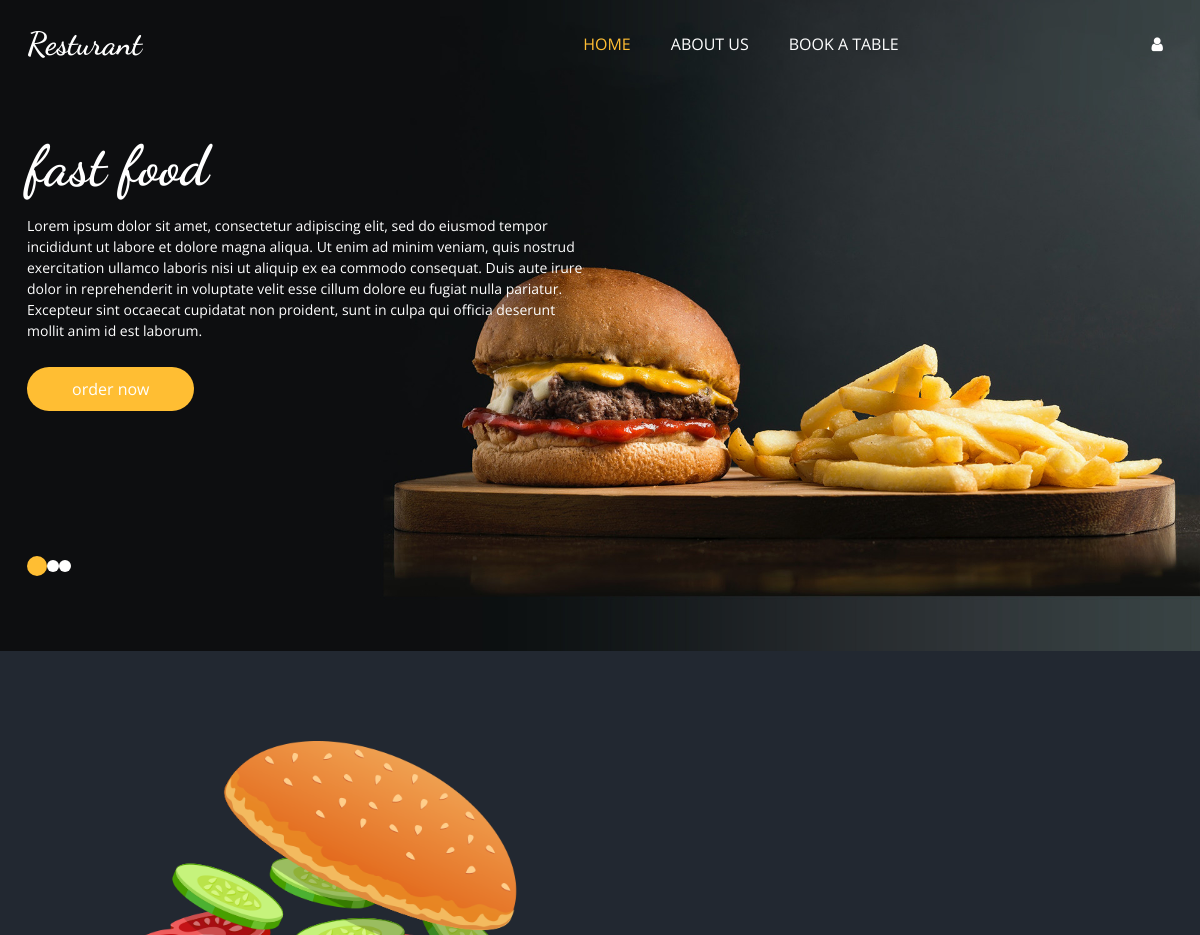
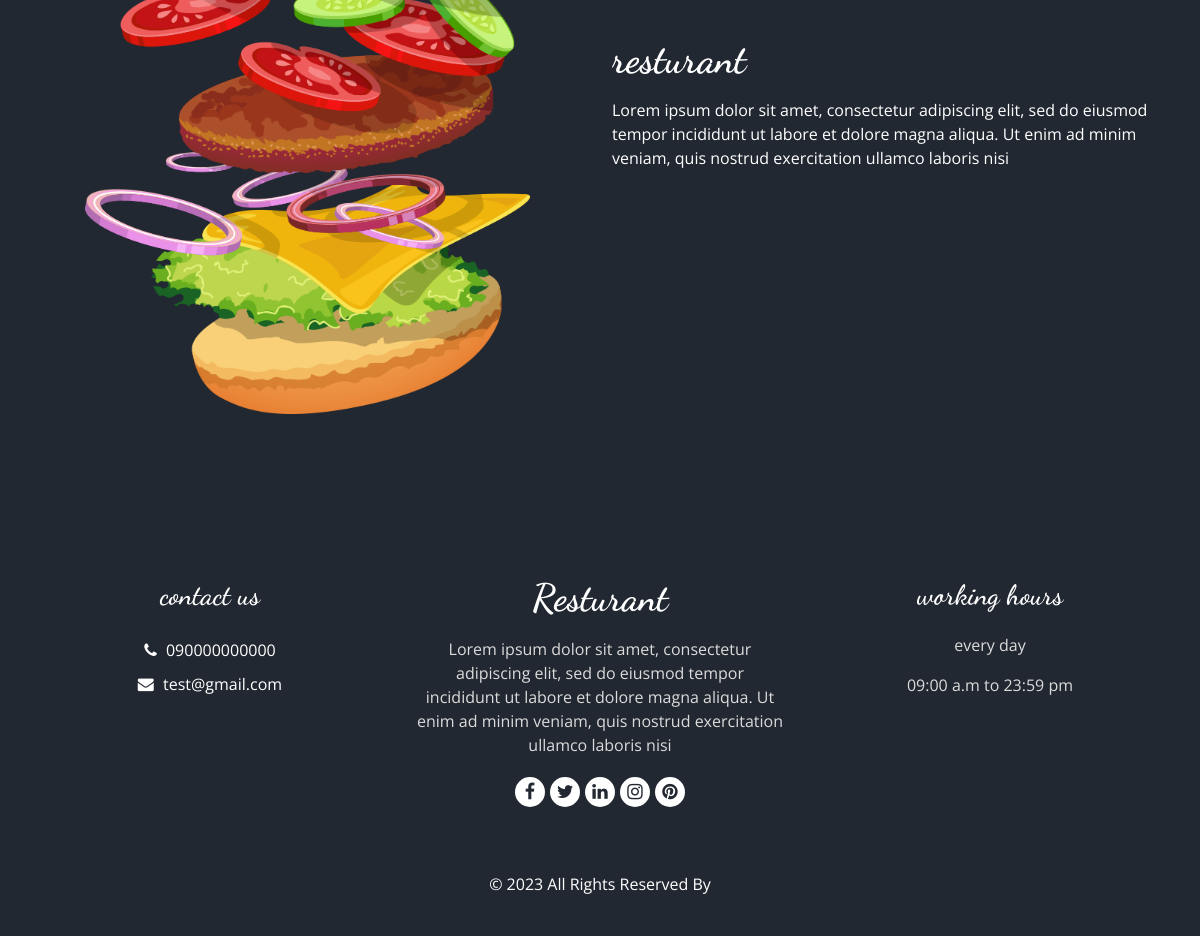
Page /about-us on the committed database (2 pictures, top to bottom).
### food_module/models.py (models this page shows, shortened)
class Footer_data(models.Model):
    phone_number=models.CharField(max_length=200,blank=True,null=True)
    email=models.CharField(max_length=200,blank=True,null=True)
    description=models.TextField(max_length=200,blank=True,null=True)
    facebook_link=models.URLField(blank=True,null=True)
    x_link=models.URLField(blank=True,null=True)
    linkdin_link=models.URLField(blank=True,null=True)
    instagram_link=models.URLField(blank=True,null=True)
    pinterest_link=models.URLField(blank=True,null=True)

### food_module/views.py (the view)
# urls.py: path('about-us', views.about_us.as_view(), name='about_us'),
class about_us(TemplateView):
    template_name = 'about_us.html'
    def get_context_data(self, **kwargs):
        context =super(about_us, self).get_context_data()
        context['footer']=models.Footer_data.objects.get()
        return context

### food_module/templates/about_us.html (shortened to what this page needs)
{% extends 'base.html' %}
{% load static %}
{% block content %}
<body class="sub_page">
<div class="hero_area">
      <div class="bg-box">
        <img src="{% static 'images/hero-bg.jpg' %}" alt="" />
      </div>
      <header class="header_section">
        <div class="container">
          <nav class="navbar navbar-expand-lg custom_nav-container">
            <a class="navbar-brand" href="{% url 'home_page' %}">
              <span> Resturant </span>
            </a>
            <div class="collapse navbar-collapse" id="navbarSupportedContent">
              <ul class="navbar-nav mx-auto">
                <li class="nav-item active">
                  <a class="nav-link" href="{% url 'home_page' %}"
                    >home <span class="sr-only">(current)</span></a
                  >
                </li>
                <li class="nav-item">
                  <a class="nav-link" href="{% url 'about_us' %}">about us </a>
                </li>
                <li class="nav-item">
                  <a class="nav-link" href="{% url 'book_table' %}"> book a table</a>
                </li>
              </ul>
              <div class="user_option">
                  {% if user.is_authenticated %}
                  <a href="{% url 'dashboard'%}" class="user_link">
                  <i class="fa fa-user" aria-hidden="true"></i>
                </a>
                      {% else %}
                        <a href="{% url 'login_register' %}" class="user_link">
                  <i class="fa fa-user" aria-hidden="true"></i>
                </a>
                  {% endif %}
          </nav>
        </div>
      </header>
      <section class="slider_section">
        <div id="customCarousel1" class="carousel slide" data-ride="carousel">
          <div class="carousel-inner">
            <div class="carousel-item active">
              <div class="container">
                <div class="row">
                  <div class="col-md-7 col-lg-6">
                    <div class="detail-box">
                      <h1>fast food </h1>
                      <p>
                         Lorem ipsum dolor sit amet, consectetur adipiscing elit, sed do eiusmod tempor incididunt ut labore et dolore magna aliqua. Ut enim ad minim veniam, quis nostrud exercitation ullamco laboris nisi ut aliquip ex ea commodo consequat. Duis aute irure dolor in reprehenderit in voluptate velit esse cillum dolore eu fugiat nulla pariatur. Excepteur sint occaecat cupidatat non proident, sunt in culpa qui officia deserunt mollit anim id est laborum.
                      </p>
                      <div class="btn-box">
                        <a href="{% url 'home_page' %}" class="btn1"> order now </a>
                      </div>
                    </div>
                  </div>
                </div>
              </div>
            </div>
          </div>
          <div class="container">
            <ol class="carousel-indicators">
              <li
                data-target="#customCarousel1"
                data-slide-to="0"
                class="active"
              ></li>
              <li data-target="#customCarousel1" data-slide-to="1"></li>
              <li data-target="#customCarousel1" data-slide-to="2"></li>
            </ol>
          </div>
        </div>
      </section>
    </div>
       <section class="about_section layout_padding">
    <div class="container  ">
      <div class="row">
        <div class="col-md-6 ">
          <div class="img-box">
            <img src="{% static 'images/about-img.png' %}" alt="">
          </div>
        </div>
        <div class="col-md-6">
          <div class="detail-box">
            <div class="heading_container">
              <h2>
                resturant
              </h2>
            </div>
            <p>
            {{ footer.description }}
            </p>
          </div>
        </div>
      </div>
    </div>
  </section>
 <footer class="footer_section">
      <div class="container">
        <div class="row">
          <div class="col-md-4 footer-col">
            <div class="footer_contact">
              <h4> contact us  </h4>
              <div class="contact_link_box">
                <a href="">
                  <i class="fa fa-phone" aria-hidden="true"></i>
                  <span>  {{ footer.phone_number }} </span>
                </a>
                <a href="">
                  <i class="fa fa-envelope" aria-hidden="true"></i>
                  <span> {{ footer.email }} </span>
                </a>
              </div>
            </div>
          </div>
          <div class="col-md-4 footer-col">
            <div class="footer_detail">
              <a href="" class="footer-logo"> Resturant </a>
              <p>
                  {{ footer.description }}
			  </p>
              <div class="footer_social">
                <a href="{{ footer.facebook_link }}">
                  <i class="fa fa-facebook" aria-hidden="true"></i>
                </a>
                <a href="{{ footer.x_link }}">
                  <i class="fa fa-twitter" aria-hidden="true"></i>
                </a>
                <a href="{{ footer.linkdin_link }}">
                  <i class="fa fa-linkedin" aria-hidden="true"></i>
                </a>
                <a href="{{ footer.instagram_link }}">
                  <i class="fa fa-instagram" aria-hidden="true"></i>
                </a>
                <a href="{{ footer.pinterest_link }}">
                  <i class="fa fa-pinterest" aria-hidden="true"></i>
                </a>
              </div>
            </div>
          </div>
          <div class="col-md-4 footer-col">
            <h4>working hours</h4>
            <p>every day</p>
            <p>09:00 a.m to 23:59 pm</p>
          </div>
        </div>
        <div class="footer-info">
          <p>
            &copy; <span id="displayYear"></span> All Rights Reserved By
          </p>
        </div>
      </div>
    </footer>
</body>
{% endblock %}

### static/css/responsive.css (style rules this page uses)
@media (min-width: 1200px) { .container { max-width: 1170px; } }

### rows in the picture
Footer_data: description "Lorem ipsum dolor sit amet, consectetur adipiscing elit, sed do eiusmod tempor incididunt ut labore et dolore magna aliqua. Ut enim ad minim veniam, quis nostrud exercitation ullamco laboris nisi", phone_number "090000000000", email "test@gmail.com"
